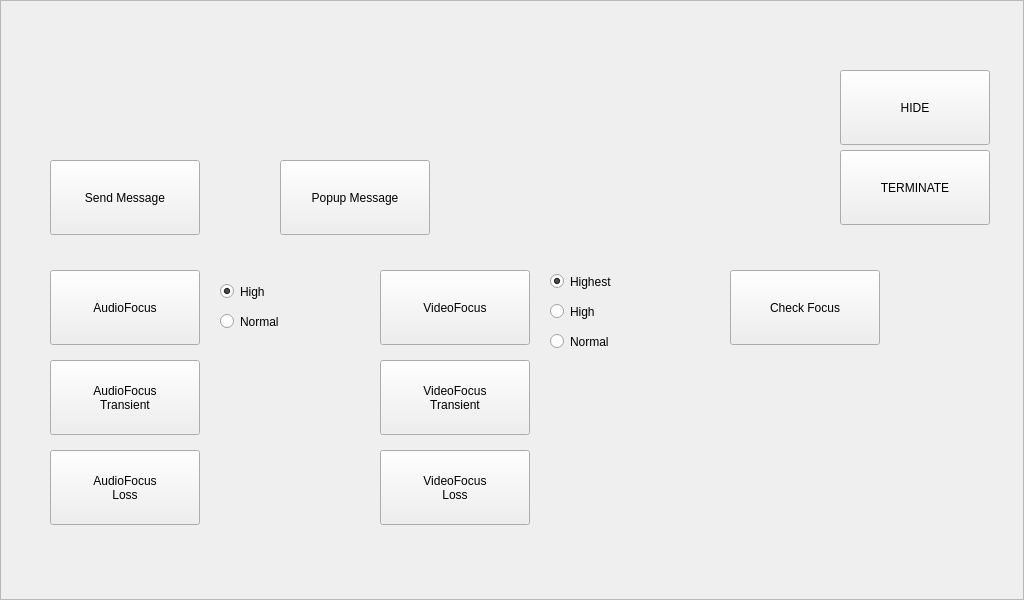
<?xml version="1.0" encoding="UTF-8"?>
<ui version="4.0">
 <class>Form</class>
 <widget class="QFrame" name="Form">
  <property name="geometry">
   <rect>
    <x>0</x>
    <y>0</y>
    <width>1024</width>
    <height>600</height>
   </rect>
  </property>
  <property name="windowTitle">
   <string>Frame</string>
  </property>
  <property name="autoFillBackground">
   <bool>true</bool>
  </property>
  <property name="frameShape">
   <enum>QFrame::StyledPanel</enum>
  </property>
  <property name="frameShadow">
   <enum>QFrame::Raised</enum>
  </property>
  <widget class="CNX_StatusBar" name="statusBar">
   <property name="geometry">
    <rect>
     <x>0</x>
     <y>0</y>
     <width>1024</width>
     <height>60</height>
    </rect>
   </property>
   <property name="frameShape">
    <enum>QFrame::NoFrame</enum>
   </property>
   <property name="frameShadow">
    <enum>QFrame::Plain</enum>
   </property>
  </widget>
  <widget class="QPushButton" name="BUTTON_AUDIOFOCUS_TRANSIENT">
   <property name="geometry">
    <rect>
     <x>50</x>
     <y>360</y>
     <width>150</width>
     <height>75</height>
    </rect>
   </property>
   <property name="text">
    <string>AudioFocus
Transient</string>
   </property>
  </widget>
  <widget class="QPushButton" name="BUTTON_AUDIOFOCUS_LOSS">
   <property name="geometry">
    <rect>
     <x>50</x>
     <y>450</y>
     <width>150</width>
     <height>75</height>
    </rect>
   </property>
   <property name="text">
    <string>AudioFocus
Loss</string>
   </property>
  </widget>
  <widget class="QPushButton" name="BUTTON_VIDEOFOCUS_LOSS">
   <property name="geometry">
    <rect>
     <x>380</x>
     <y>450</y>
     <width>150</width>
     <height>75</height>
    </rect>
   </property>
   <property name="text">
    <string>VideoFocus
Loss</string>
   </property>
  </widget>
  <widget class="QRadioButton" name="RADIO_VIDEO_PRIORITY_NORMAL">
   <property name="geometry">
    <rect>
     <x>550</x>
     <y>330</y>
     <width>112</width>
     <height>23</height>
    </rect>
   </property>
   <property name="text">
    <string>Normal</string>
   </property>
   <attribute name="buttonGroup">
    <string notr="true">buttonGroup_2</string>
   </attribute>
  </widget>
  <widget class="QPushButton" name="BUTTON_SEND_MESSAGE">
   <property name="geometry">
    <rect>
     <x>50</x>
     <y>160</y>
     <width>150</width>
     <height>75</height>
    </rect>
   </property>
   <property name="text">
    <string>Send Message</string>
   </property>
  </widget>
  <widget class="QPushButton" name="BUTTON_CHECK_FOCUS">
   <property name="geometry">
    <rect>
     <x>730</x>
     <y>270</y>
     <width>150</width>
     <height>75</height>
    </rect>
   </property>
   <property name="text">
    <string>Check Focus</string>
   </property>
  </widget>
  <widget class="QRadioButton" name="RADIO_VIDEO_PRIORITY_HIGHEST">
   <property name="geometry">
    <rect>
     <x>550</x>
     <y>270</y>
     <width>112</width>
     <height>23</height>
    </rect>
   </property>
   <property name="text">
    <string>Highest</string>
   </property>
   <property name="checked">
    <bool>true</bool>
   </property>
   <attribute name="buttonGroup">
    <string notr="true">buttonGroup_2</string>
   </attribute>
  </widget>
  <widget class="QRadioButton" name="RADIO_AUDIO_PRIORITY_HIGH">
   <property name="geometry">
    <rect>
     <x>220</x>
     <y>280</y>
     <width>112</width>
     <height>23</height>
    </rect>
   </property>
   <property name="text">
    <string>High</string>
   </property>
   <property name="checked">
    <bool>true</bool>
   </property>
   <attribute name="buttonGroup">
    <string notr="true">buttonGroup</string>
   </attribute>
  </widget>
  <widget class="QPushButton" name="BUTTON_VIDEOFOCUS_TRANSIENT">
   <property name="geometry">
    <rect>
     <x>380</x>
     <y>360</y>
     <width>150</width>
     <height>75</height>
    </rect>
   </property>
   <property name="text">
    <string>VideoFocus
Transient</string>
   </property>
  </widget>
  <widget class="QRadioButton" name="RADIO_AUDIO_PRIORITY_NORMAL">
   <property name="geometry">
    <rect>
     <x>220</x>
     <y>310</y>
     <width>112</width>
     <height>23</height>
    </rect>
   </property>
   <property name="text">
    <string>Normal</string>
   </property>
   <attribute name="buttonGroup">
    <string notr="true">buttonGroup</string>
   </attribute>
  </widget>
  <widget class="QPushButton" name="BUTTON_AUDIOFOCUS">
   <property name="geometry">
    <rect>
     <x>50</x>
     <y>270</y>
     <width>150</width>
     <height>75</height>
    </rect>
   </property>
   <property name="text">
    <string>AudioFocus</string>
   </property>
  </widget>
  <widget class="QPushButton" name="BUTTON_VIDEOFOCUS">
   <property name="geometry">
    <rect>
     <x>380</x>
     <y>270</y>
     <width>150</width>
     <height>75</height>
    </rect>
   </property>
   <property name="text">
    <string>VideoFocus</string>
   </property>
  </widget>
  <widget class="QRadioButton" name="RADIO_VIDEO_PRIORITY_HIGH">
   <property name="geometry">
    <rect>
     <x>550</x>
     <y>300</y>
     <width>112</width>
     <height>23</height>
    </rect>
   </property>
   <property name="text">
    <string>High</string>
   </property>
   <attribute name="buttonGroup">
    <string notr="true">buttonGroup_2</string>
   </attribute>
  </widget>
  <widget class="QPushButton" name="BUTTON_HIDE">
   <property name="geometry">
    <rect>
     <x>840</x>
     <y>70</y>
     <width>150</width>
     <height>75</height>
    </rect>
   </property>
   <property name="text">
    <string>HIDE</string>
   </property>
  </widget>
  <widget class="QPushButton" name="BUTTON_POPUP_MESSAGE">
   <property name="geometry">
    <rect>
     <x>280</x>
     <y>160</y>
     <width>150</width>
     <height>75</height>
    </rect>
   </property>
   <property name="text">
    <string>Popup Message</string>
   </property>
  </widget>
  <widget class="QPushButton" name="BUTTON_TERMINATE">
   <property name="geometry">
    <rect>
     <x>840</x>
     <y>150</y>
     <width>150</width>
     <height>75</height>
    </rect>
   </property>
   <property name="text">
    <string>TERMINATE</string>
   </property>
  </widget>
 </widget>
 <customwidgets>
  <customwidget>
   <class>CNX_StatusBar</class>
   <extends>QFrame</extends>
   <header location="global">CNX_StatusBar.h</header>
   <container>1</container>
  </customwidget>
 </customwidgets>
 <resources/>
 <connections/>
 <buttongroups>
  <buttongroup name="buttonGroup"/>
  <buttongroup name="buttonGroup_2"/>
 </buttongroups>
</ui>
